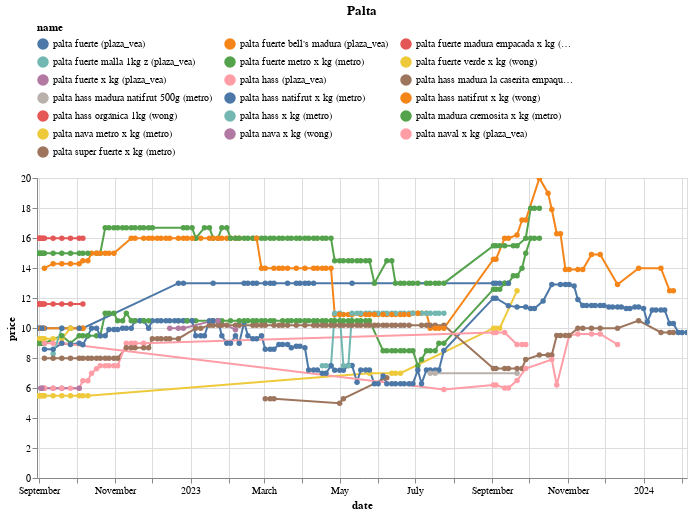

The notebook cell this image was saved under:
### Code cell
(df
 .loc[df.name.isin(names)]
 .pipe(alt.Chart)
 .mark_line(point=True)
 .encode(x='date', y='price', color='name', tooltip=['name','price'])
 .properties(width=650, title='Palta')
 .interactive()
 .configure_legend(orient='top', columns=3)
)

### Figure 1 — Vega-Lite specification as saved in the notebook (floating-point values rounded to 4 significant figures; data arrays with more than 128 entries replaced by an {"elided": "..."} marker saying what was removed)
{"config": {"view": {"continuousWidth": 300, "continuousHeight": 300}, "legend": {"columns": 3, "orient": "top"}}, "data": {"name": "data-079e4027fb6f79ae46eb96bd3a4af935"}, "mark": {"type": "line", "point": true}, "encoding": {"color": {"field": "name", "type": "nominal"}, "tooltip": [{"field": "name", "type": "nominal"}, {"field": "price", "type": "quantitative"}], "x": {"field": "date", "type": "temporal"}, "y": {"field": "price", "type": "quantitative"}}, "params": [{"name": "param_14", "select": {"type": "interval", "encodings": ["x", "y"]}, "bind": "scales"}], "title": "Palta", "width": 650, "$schema": "https://vega.github.io/schema/vega-lite/v5.16.3.json", "datasets": {"data-079e4027fb6f79ae46eb96bd3a4af935": {"elided": "690 records"}}}
